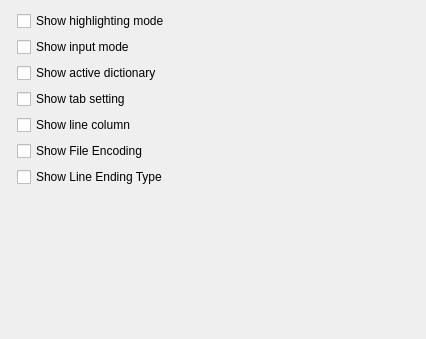
<?xml version="1.0" encoding="UTF-8"?>
<ui version="4.0">
 <class>StatusbarConfigWidget</class>
 <widget class="QWidget" name="StatusbarConfigWidget">
  <property name="geometry">
   <rect>
    <x>0</x>
    <y>0</y>
    <width>426</width>
    <height>339</height>
   </rect>
  </property>
  <layout class="QVBoxLayout" name="verticalLayout">
   <item>
    <layout class="QFormLayout" name="formLayout">
     <item row="0" column="1">
      <widget class="QCheckBox" name="cbShowHighlightingMode">
       <property name="text">
        <string>Show highlighting mode</string>
       </property>
      </widget>
     </item>
     <item row="1" column="1">
      <widget class="QCheckBox" name="cbShowInputMode">
       <property name="text">
        <string>Show input mode</string>
       </property>
      </widget>
     </item>
     <item row="2" column="1">
      <widget class="QCheckBox" name="cbShowActiveDictionary">
       <property name="text">
        <string>Show active dictionary</string>
       </property>
      </widget>
     </item>
     <item row="3" column="1">
      <widget class="QCheckBox" name="cbShowTabSetting">
       <property name="text">
        <string>Show tab setting</string>
       </property>
      </widget>
     </item>
     <item row="4" column="1">
      <widget class="QCheckBox" name="cbShowLineColumn">
       <property name="text">
        <string>Show line column</string>
       </property>
      </widget>
     </item>
     <item row="5" column="1">
      <widget class="QCheckBox" name="cbShowEncoding">
       <property name="text">
        <string>Show File Encoding</string>
       </property>
      </widget>
     </item>
     <item row="6" column="1">
      <widget class="QCheckBox" name="cbShowEOL">
       <property name="text">
        <string>Show Line Ending Type</string>
       </property>
      </widget>
     </item>
    </layout>
   </item>
   <item>
    <spacer name="verticalSpacer">
     <property name="orientation">
      <enum>Qt::Vertical</enum>
     </property>
     <property name="sizeHint" stdset="0">
      <size>
       <width>20</width>
       <height>31</height>
      </size>
     </property>
    </spacer>
   </item>
  </layout>
 </widget>
 <resources/>
 <connections/>
</ui>
